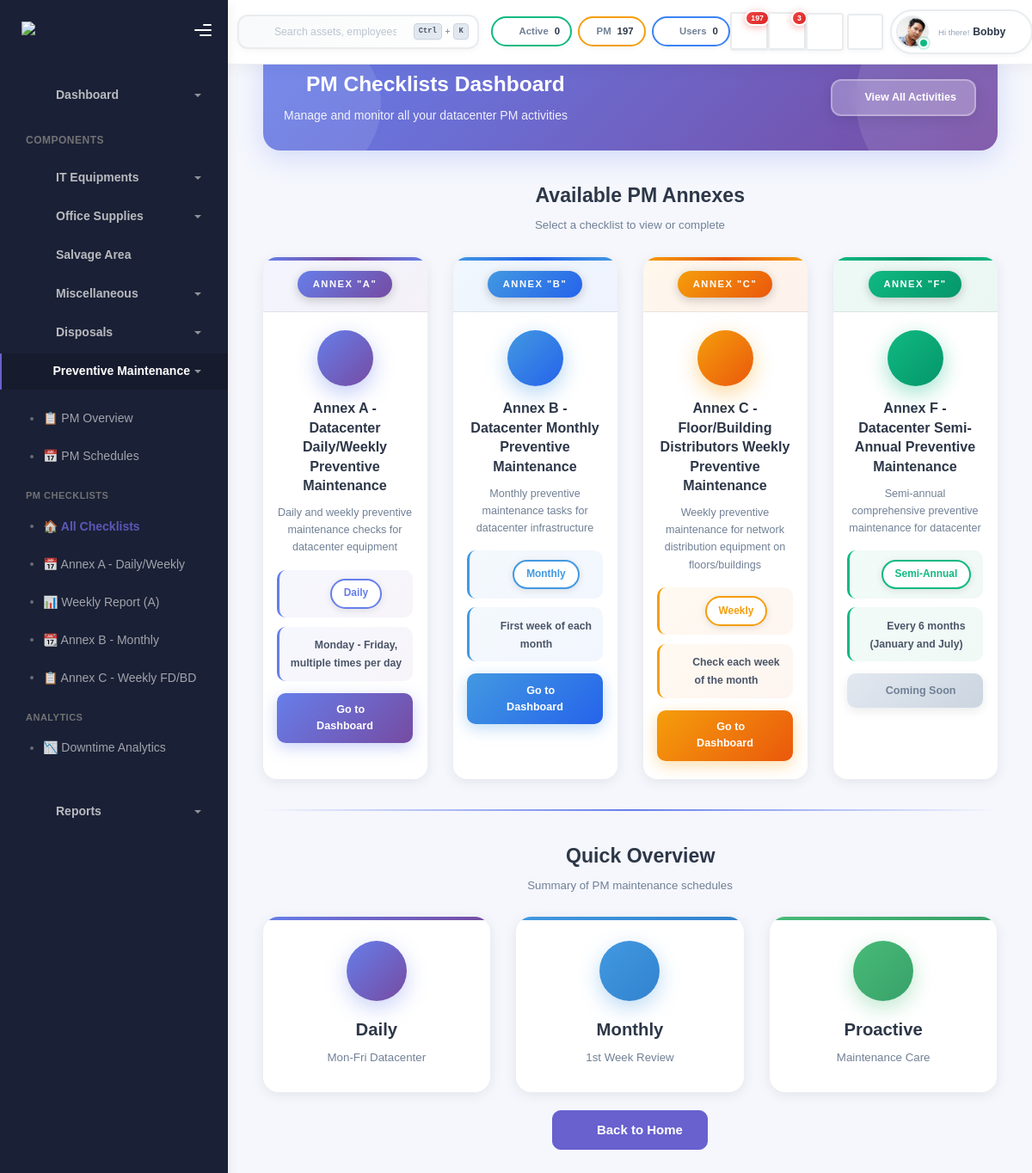
The page /pm/ (signed in) on the database as committed earlier.
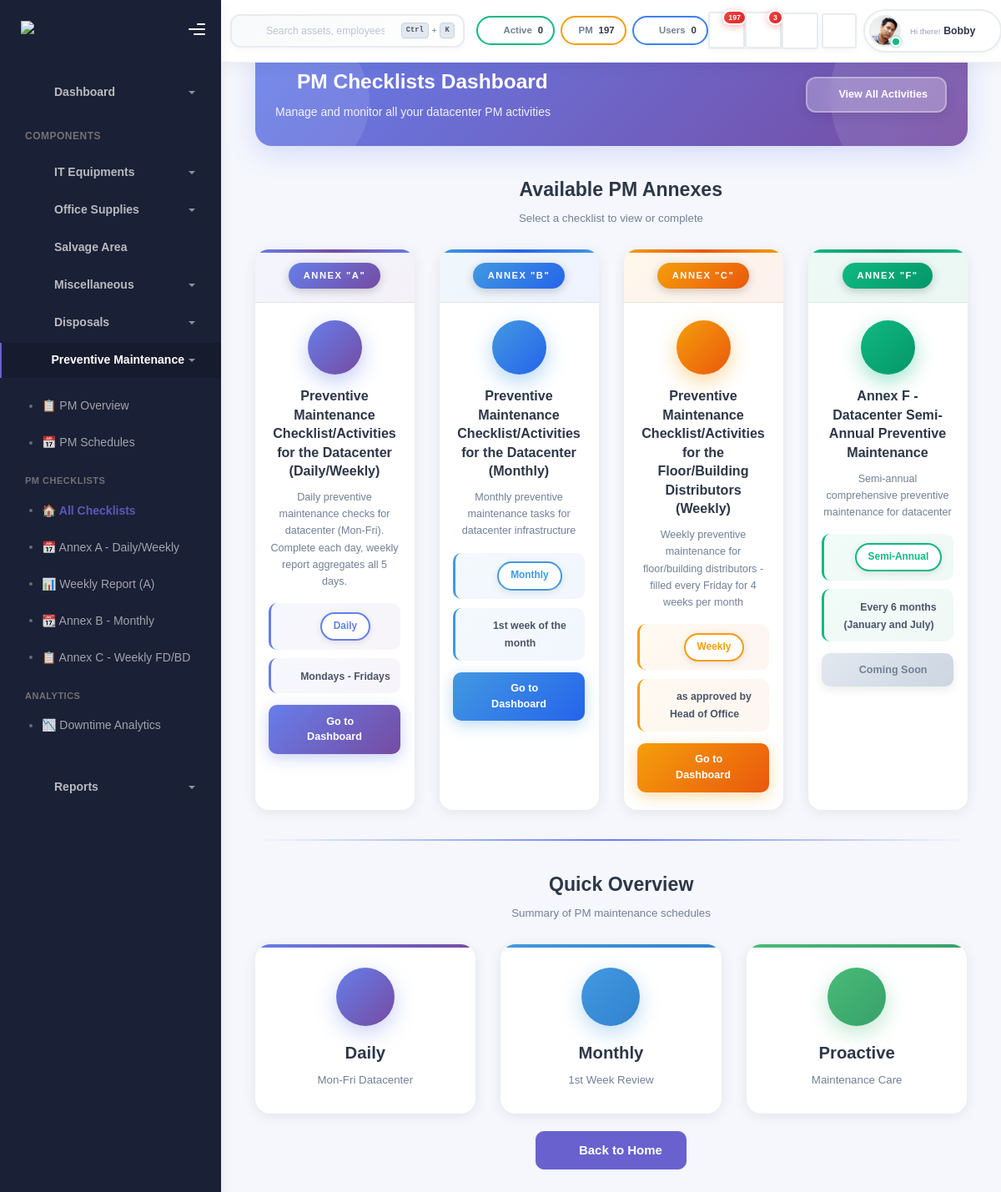
The same page on the database as committed later.
### inventory/models.py (models this page shows, shortened)
class PMChecklistTemplate(models.Model):
    FREQUENCY_CHOICES = [
        ('DAILY', 'Daily'),
        ('WEEKLY', 'Weekly'),
        ('MONTHLY', 'Monthly'),
        ('QUARTERLY', 'Quarterly'),
        ('SEMI_ANNUAL', 'Semi-Annual'),
        ('ANNUAL', 'Annual'),
    ]
    ANNEX_CHOICES = [
        ('A', 'Annex A - Datacenter (Daily/Weekly)'),
        ('B', 'Annex B - Datacenter (Monthly)'),
        ('C', 'Annex C - Floor/Building Distributors (Weekly)'),
        ('F', 'Annex F - Datacenter (Semi-Annual)'),
    ]
    annex_code = models.CharField(max_length=1, choices=ANNEX_CHOICES, unique=True)
    title = models.CharField(max_length=200)
    frequency = models.CharField(max_length=20, choices=FREQUENCY_CHOICES)
    description = models.TextField(blank=True)
    schedule_note = models.CharField(max_length=200, blank=True, help_text="e.g., 'Mondays - Fridays', '1st week of the month'")
    is_active = models.BooleanField(default=True)
    created_at = models.DateTimeField(auto_now_add=True)
    updated_at = models.DateTimeField(auto_now=True)
    class Meta:
        ordering = ['annex_code']
        verbose_name = 'PM Checklist Template'
        verbose_name_plural = 'PM Checklist Templates'

### inventory/pm_main_dashboard.py (the view)
# urls.py: path('pm/', pm_main_dashboard.pm_main_dashboard, name='pm_main_dashboard'),
@login_required
def pm_main_dashboard(request):
    templates = PMChecklistTemplate.objects.filter(is_active=True).order_by('annex_code')
    pm_forms = []
    for template in templates:
        form_info = {
            'template': template,
            'annex_code': template.annex_code,
            'title': template.title,
            'description': template.description,
            'frequency': template.get_frequency_display(),
            'schedule_note': template.schedule_note,
        }
        if template.annex_code == 'A':
            form_info['dashboard_url'] = 'pm_daily_dashboard'
            form_info['icon'] = 'fa-calendar-day'
            form_info['color'] = 'primary'
        elif template.annex_code == 'B':
            form_info['dashboard_url'] = 'monthly_pm_dashboard'
            form_info['icon'] = 'fa-calendar-alt'
            form_info['color'] = 'success'
        elif template.annex_code == 'C':
            form_info['dashboard_url'] = 'weekly_fdbd_dashboard'
            form_info['icon'] = 'fa-calendar-week'
            form_info['color'] = 'info'
        elif template.annex_code == 'F':
            form_info['dashboard_url'] = '#'  # TODO: Semi-annual not implemented yet
            form_info['icon'] = 'fa-calendar'
            form_info['color'] = 'warning'
        else:
            form_info['dashboard_url'] = '#'
            form_info['icon'] = 'fa-clipboard-list'
            form_info['color'] = 'secondary'
        pm_forms.append(form_info)
    context = {
        'pm_forms': pm_forms,
        'today': timezone.now().date(),
    }
    return render(request, 'pm/main_dashboard.html', context)

### templates/pm/main_dashboard.html (shortened to what the changed rows need)
{% extends 'base.html' %}
{% load static %}
{% block content %}
<div id="pm-dashboard-unique">
  <div class="container-fluid">
    <div class="page-inner">
      <div class="pm-section-title-area">
        <h2 class="pm-section-main-title">
          <i class="fas fa-folder-open" style="color: #667eea;"></i>
          Available PM Annexes
        </h2>
      </div>
      <div class="row g-3 mb-4">
        {% for form in pm_forms %}
        <div class="col-xl-3 col-lg-6 col-md-6">
          <div class="pm-card-wrapper
            {% if form.annex_code == 'A' %}color-purple
            {% elif form.annex_code == 'B' %}color-blue
            {% elif form.annex_code == 'C' %}color-orange
            {% elif form.annex_code == 'F' %}color-green
            {% endif %}">
            <div class="pm-card-top">
              <span class="pm-annex-label">ANNEX "{{ form.annex_code }}"</span>
            </div>
            <div class="pm-card-content">
              <div class="pm-icon-circle">
                <i class="fas {{ form.icon }}"></i>
              </div>
              <h3 class="pm-card-title">{{ form.title }}</h3>
              <p class="pm-card-desc">{{ form.description }}</p>
              <div class="pm-info-item">
                <i class="fas fa-clock"></i>
                <span class="pm-freq-badge">{{ form.frequency }}</span>
              </div>
              <div class="pm-info-item">
                <i class="fas fa-calendar-check"></i>
                <span class="pm-sched-text">{{ form.schedule_note }}</span>
              </div>
              <div class="text-center mt-3">
                {% if form.dashboard_url != '#' %}
                <a href="{% url form.dashboard_url %}" class="pm-btn-go">
                  <i class="fas fa-arrow-right"></i> Go to Dashboard
                </a>
                {% else %}
                <button class="pm-btn-locked" disabled>
                  <i class="fas fa-lock"></i> Coming Soon
                </button>
                {% endif %}
              </div>
            </div>
          </div>
        </div>
        {% endfor %}
      </div>
      <div class="pm-section-title-area">
        <h2 class="pm-section-main-title">
          <i class="fas fa-chart-line" style="color: #667eea;"></i>
          Quick Overview
        </h2>
      </div>
    </div>
  </div>
</div>
{% endblock %}

Rows that differ between the two databases and show on the page:
changed PMChecklistTemplate "Daily": title "Annex A - Datacenter Daily/Weekly Preventive Maintenance" → "Preventive Maintenance Checklist/Activities for the Datacenter (Daily/Weekly)"; description "Daily and weekly preventive maintenance checks for datacenter equipment" → "Daily preventive maintenance checks for datacenter (Mon-Fri). Complete each day, weekly report aggregates all 5 days."; schedule_note "Monday - Friday, multiple times per day" → "Mondays - Fridays"
changed PMChecklistTemplate "Monthly preventive maintenance tasks for datacenter infrastructure": title "Annex B - Datacenter Monthly Preventive Maintenance" → "Preventive Maintenance Checklist/Activities for the Datacenter (Monthly)"; schedule_note "First week of each month" → "1st week of the month"
changed PMChecklistTemplate "Weekly": title "Annex C - Floor/Building Distributors Weekly Preventive Maintenance" → "Preventive Maintenance Checklist/Activities for the Floor/Building Distributors (Weekly)"; description "Weekly preventive maintenance for network distribution equipment on floors/buildings" → "Weekly preventive maintenance for floor/building distributors - filled every Friday for 4 weeks per month"; schedule_note "Check each week of the month" → "as approved by Head of Office"
